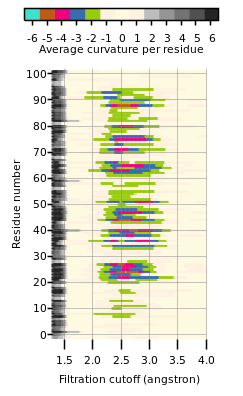

Write the gnuplot code that produced this figure.
#set terminal svg size 410,250 font 'Helvetica,9' enhanced rounded dashed
#set output 'plot.svg'

set terminal pngcairo size 8.6cm,14cm enhanced font 'Verdana,8' linewidth 1.5
set output 'plot.png'

set lmargin 5
set rmargin -1
set tmargin 3
set bmargin 2

# define axis
# remove border on top and right and set color to gray
set style line 101 lc rgb '#000000' lt 1
set border 0 back ls 101
set tics nomirror out front
# define grid
set style line 102 lc rgb '#808080' lt 1 lw 0.3
set grid front ls 102
#unset grid

# color definitions
#set style line 1 lc rgb '#8b1a0e' pt 1 ps 1 lt 1 lw 2 # --- red
#set style line 2 lc rgb '#5e9c36' pt 6 ps 1 lt 1 lw 2 # --- green

#load 'puor.pal'
#load 'spectral.pal'
#load 'paired.pal'
#load 'rdylbu.pal'
#load 'jet.pal'
load 'pal.pal'

#set key bottom right

#set title '1A5R'
set ylabel 'Residue number'
set xlabel 'Filtration cutoff (angstron)' offset 0,1
set cblabel 'Average curvature per residue' offset 0,0.8

set cbrange [-6.5:6.5]
set cbtics 1
set colorbox horizontal user origin 0.1,0.95 size 0.8,0.03

set ytics 10 offset 1,0
set xtics 0.5 offset 0,1
set format x "%.1f"
set format y "%.0f"

#set style rect fc lt -1 fs transparent solid 0.0 border lw 0.5

#set obj rect from 9,2.0 to 11,3.5 front
#set obj rect from 21,2.0 to 28,3.5 front
#set obj rect from 32,2.0 to 40,3.5 front
#set obj rect from 44,2.0 to 55,3.5 front
#set obj rect from 60,2.0 to 67,3.5 front
#set obj rect from 86,2.0 to 95,3.5 front

#set arrow from graph 0, first 2.5 to graph 1, first 2.5 nohead front lw 0.5
#set arrow from graph 0, first 3.0 to graph 1, first 3. nohead front lw 1.2

#set style fill  transparent solid 0.8 noborder
set pm3d map

set yrange [-2:102]
set xrange [1.3:4.0]

splot 'knill_per_residue_sorted.dat' u 3:2:5 w p pt 5 ps 0.1 lc palette t ''
